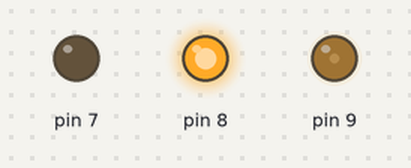
This sketch was run on a simulated Arduino Uno, built with avr-gcc and run on an emulated ATmega328P. Parts: output pins drawn as LEDs (lit = HIGH).

Above: at 0.05 s.
At 3.1 s:
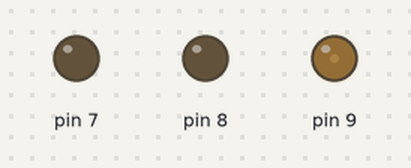
At 6.2 s:
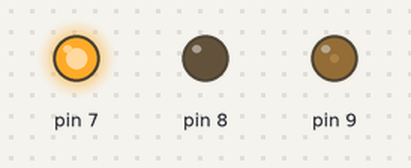
Timing chart, 0 to 8.1 s (numbered marks = the images above):
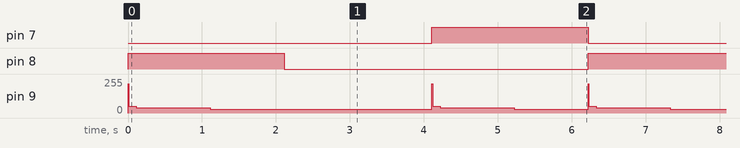

Measured:
- by itself, pin 7, pin 8: alternates HIGH for 2.1 s and LOW for 4.1 s
- by itself, pin 9: repeats every 6.2 s: 50/255 0.10 s, 40/255 1.0 s, 30/255 3.0 s, 220/255 0.01 s, 50/255 0.10 s, 40/255 1.0 s, 30/255 1.0 s, 220/255 0.01 s

The sketch:

testMotor.ino
```cpp
#include <Motor.h>

int en = 9;
int in1 = 8;
int in2 = 7;
Motor Motor(en,in1,in2);
void setup() {
  // put your setup code here, to run once:
 Motor.initMotor();
}

void loop() {
  Motor.startMotor(1);
  Motor.speed(220);
  delay(10);
  Motor.speed(50);
  delay(100);
  Motor.speed(40);
  delay(1000);
  Motor.speed(30);
  delay(1000);

  Motor.stopMotor();
  delay(2000);
  Motor.startMotor(0);
  Motor.speed(220);
  delay(10);
  Motor.speed(50);
  delay(100);
  Motor.speed(40);
  delay(1000);
  Motor.speed(30);
  delay(1000);


}
```
